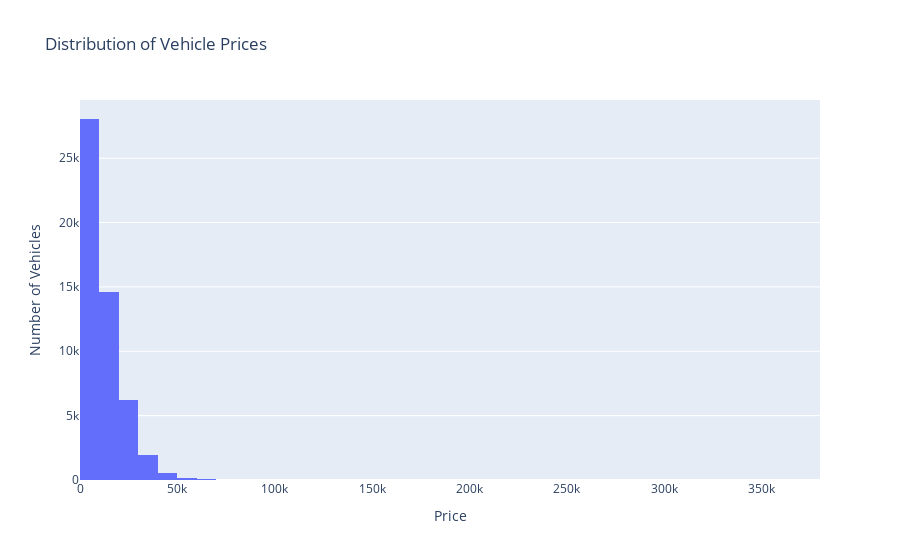

Source (notebook cell):
### Code cell
# Distribution of Vehicle Prices
filtered_data = project_data[project_data['price'] > 0]
prices = px.histogram(
    filtered_data,
    x='price',
    nbins=50, 
    title='Distribution of Vehicle Prices',
    labels=('Number of Vehicles', 'Price')
)
prices.update_layout(xaxis_title='Price', yaxis_title='Number of Vehicles')
prices.show()

### Figure 1 — Plotly figure (JSON) as saved in the notebook; plotly's stock layout.template omitted (floating-point values rounded to 4 significant figures; data arrays with more than 128 entries replaced by an {"elided": "..."} marker saying what was removed)
{"data": [{"bingroup": "x", "hovertemplate": "price=%{x}<br>count=%{y}<extra></extra>", "legendgroup": "", "marker": {"color": "#636efa", "pattern": {"shape": ""}}, "name": "", "nbinsx": 50, "orientation": "v", "showlegend": false, "type": "histogram", "x": {"elided": "51525 int values"}, "xaxis": "x", "yaxis": "y"}], "layout": {"barmode": "relative", "legend": {"tracegroupgap": 0}, "title": {"text": "Distribution of Vehicle Prices"}, "xaxis": {"anchor": "y", "domain": [0, 1], "title": {"text": "Price"}}, "yaxis": {"anchor": "x", "domain": [0, 1], "title": {"text": "Number of Vehicles"}}}}
